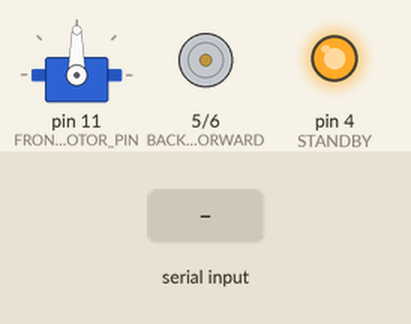
Recording of a sketch running on a simulated Arduino Uno, built with avr-gcc and run on an emulated ATmega328P. Shown: servo, motor-driver pin pairs drawn as motors (green arrow = first pin HIGH = forward, orange = second pin HIGH = backward, longer = more drive, scaled by the enable pin, stopped while the standby pin is LOW), output pins drawn as LEDs (lit = HIGH). Inputs (shaded band) come from the test bench. Pins used as bus, display or sensor lines are not drawn; what the sketch prints to the serial monitor is not drawn.

Above: at 1.2 s.
1.3 s: "0" received over Serial
At 1.7 s:
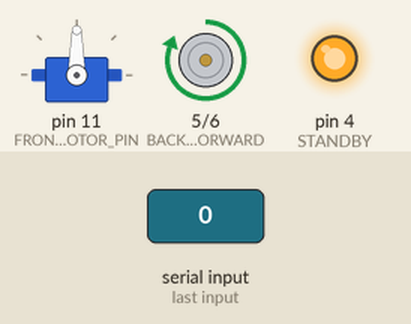
2.8 s: "1" received over the second serial link
At 4.0 s:
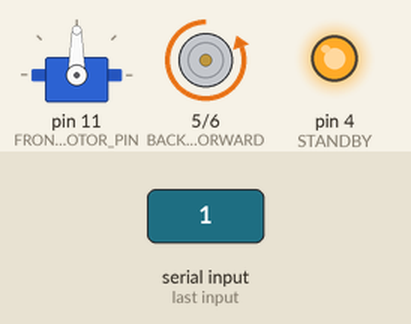
4.3 s: "2" received over Serial
At 5.2 s:
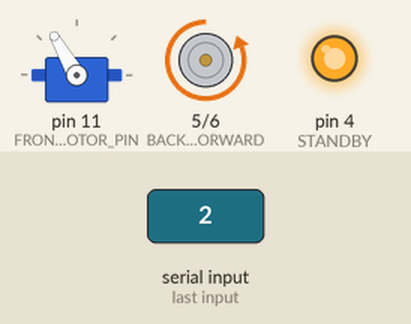
5.8 s: "3" received over the second serial link
At 6.3 s:
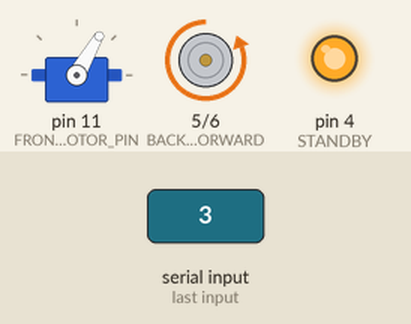
7.3 s: "4" received over Serial
At 8.5 s:
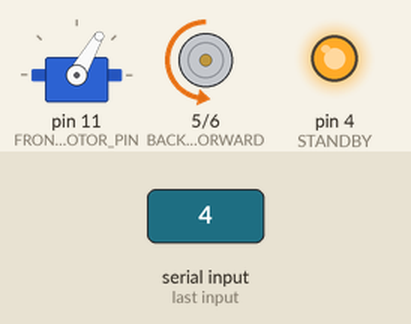
8.8 s: "5" received over the second serial link
At 9.7 s:
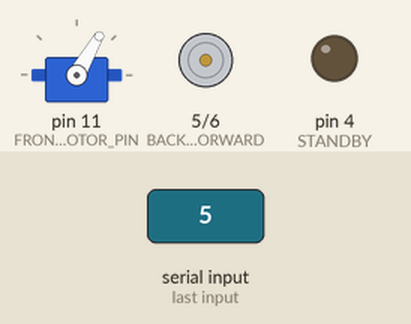
Timing chart, 0 to 11.3 s (numbered marks = the images above; inputs shaded):
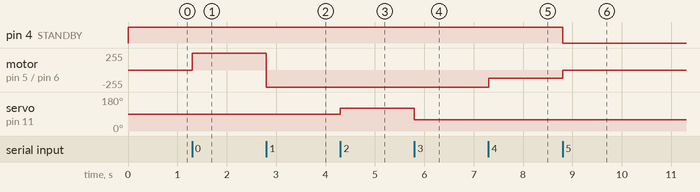

The sketch:

car_BTfinish.ino
```cpp
#include <Servo.h>
#include <SoftwareSerial.h>

#define FRONT_MOTOR_PIN 11
#define BACK_MOTOR_PWM 3
#define BACK_MOTOR_FORWARD 5
#define BACK_MOTOR_BACKWARD 6
#define STANDBY 4
#define BT_TX 8
#define BT_RX 9

#define FORWARD 0
#define BACKWARD 1
#define RIGHT 2
#define LEFT 3
#define SLOW 4
#define STOP 5

#define SPEED 255

int current_speed;
Servo servo;
SoftwareSerial BT(BT_TX, BT_RX);

void setup()
{
    Serial.begin(9600);
    Serial.println(" ");
    pinMode(FRONT_MOTOR_PIN, OUTPUT);
    pinMode(BACK_MOTOR_PWM, OUTPUT);
    pinMode(BACK_MOTOR_FORWARD, OUTPUT);
    pinMode(BACK_MOTOR_BACKWARD, OUTPUT);
    pinMode(STANDBY, OUTPUT);
    analogWrite(FRONT_MOTOR_PIN, 90);
    analogWrite(BACK_MOTOR_PWM, 0);
    digitalWrite(BACK_MOTOR_FORWARD, LOW);
    digitalWrite(BACK_MOTOR_BACKWARD, LOW);
    digitalWrite(STANDBY, HIGH);
    current_speed = SPEED;

    servo.attach(FRONT_MOTOR_PIN);
    Serial.println("CAR is ready!");

    // 設定藍牙模組的連線速率
    // 如果是HC-05，請改成38400
    BT.begin(9600);
    Serial.println("Bluetooth is ready!");
}


void loop()
{
    if (Serial.available() || BT.available())
    {
        char val;
        if(Serial.available())
        {
          val = Serial.read();
          BT.print(val);
        }
        else
        {
          val = BT.read();
          Serial.print(val);
        }
        switch(val){
          case '0':
            digitalWrite(STANDBY, HIGH);
            servo.write(90);
            digitalWrite(BACK_MOTOR_FORWARD, HIGH);
            digitalWrite(BACK_MOTOR_BACKWARD, LOW);
            analogWrite(BACK_MOTOR_PWM, current_speed);
            Serial.print("Forward");
            break;
          case '1':
            digitalWrite(STANDBY, HIGH);
            servo.write(90);
            digitalWrite(BACK_MOTOR_FORWARD, LOW);
            digitalWrite(BACK_MOTOR_BACKWARD, HIGH);
            analogWrite(BACK_MOTOR_PWM, current_speed);
            Serial.print("Backward");
            break;
          case '2':
            digitalWrite(STANDBY, HIGH);
            servo.write(120);
            analogWrite(BACK_MOTOR_PWM, current_speed);
            Serial.print("Right");
            break;
          case '3':
            digitalWrite(STANDBY, HIGH);
            servo.write(60);
            analogWrite(BACK_MOTOR_PWM, current_speed);
            Serial.print("Left");
            break;
          case '4':
            digitalWrite(STANDBY, HIGH);
            current_speed /= 2;
            if(current_speed <= 65 )
                 current_speed = 64;
            analogWrite(BACK_MOTOR_PWM, current_speed);
            Serial.print("Slow");
            break;
          case '5':
            digitalWrite(STANDBY, LOW);
            current_speed = SPEED;
            Serial.print("Stop");
            break;
          case '6':
            digitalWrite(STANDBY, HIGH);
            current_speed *= 2;
            if(current_speed >= 255)
                 current_speed = 255;
            analogWrite(BACK_MOTOR_PWM, current_speed);
            Serial.print("fast");
            break;

        }
    }
}
```

Measured:
- after the input at 1.3 s, motor on pin 5 (BACK_MOTOR_FORWARD) / pin 6 (BACK_MOTOR_BACKWARD): stopped → forward 255/255 at once
- after the input at 2.8 s, motor on pin 5 (BACK_MOTOR_FORWARD) / pin 6 (BACK_MOTOR_BACKWARD): forward 255/255 → backward 255/255 at once
- after the input at 4.3 s, servo on pin 11 (FRONT_MOTOR_PIN): 90° → 120° at once
- after the input at 5.8 s, servo on pin 11 (FRONT_MOTOR_PIN): 120° → 60° at once
- after the input at 7.3 s, motor on pin 5 (BACK_MOTOR_FORWARD) / pin 6 (BACK_MOTOR_BACKWARD): backward 255/255 → backward 127/255 at once
- after the input at 8.8 s, pin 4 (STANDBY): HIGH → LOW at once; motor on pin 5 (BACK_MOTOR_FORWARD) / pin 6 (BACK_MOTOR_BACKWARD): backward 127/255 → stopped at once
